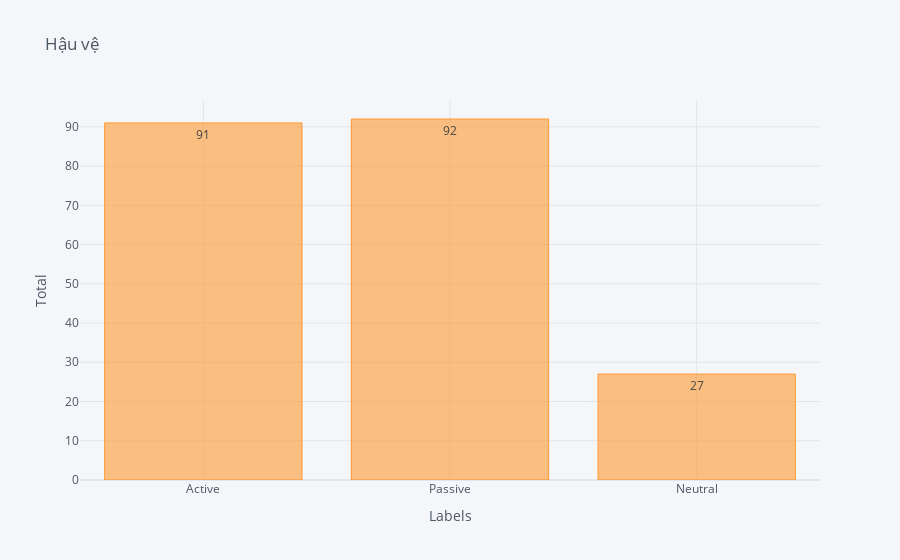

Here is the notebook cell this chart was saved with:
### Markdown cell above
Thể hiện số lượng loại lối chơi của cầu thủ vị trí hậu vệ lên biểu đồ:

### Code cell
df_dfe_category = pd.DataFrame([active.shape[0], passive.shape[0], neutral.shape[0]], 
                            columns=['count'], index=['Active', 'Passive', 'Neutral'])

df_dfe_category.iplot(kind='bar', y='count',title='Hậu vệ'
                   ,xTitle='Labels',yTitle='Total', text='count', textposition='auto')

### Figure 1 — Plotly figure (JSON) as saved in the notebook; plotly's stock layout.template omitted (floating-point values rounded to 4 significant figures)
{"data": [{"marker": {"color": "rgba(255, 153, 51, 0.6)", "line": {"color": "rgba(255, 153, 51, 1.0)", "width": 1}}, "name": "count", "orientation": "v", "text": [91, 92, 27], "type": "bar", "x": ["Active", "Passive", "Neutral"], "y": [91, 92, 27]}], "layout": {"legend": {"bgcolor": "#F5F6F9", "font": {"color": "#4D5663"}}, "paper_bgcolor": "#F5F6F9", "plot_bgcolor": "#F5F6F9", "title": {"font": {"color": "#4D5663"}, "text": "Hậu vệ"}, "xaxis": {"gridcolor": "#E1E5ED", "showgrid": true, "tickfont": {"color": "#4D5663"}, "title": {"font": {"color": "#4D5663"}, "text": "Labels"}, "zerolinecolor": "#E1E5ED"}, "yaxis": {"gridcolor": "#E1E5ED", "showgrid": true, "tickfont": {"color": "#4D5663"}, "title": {"font": {"color": "#4D5663"}, "text": "Total"}, "zerolinecolor": "#E1E5ED"}}}
